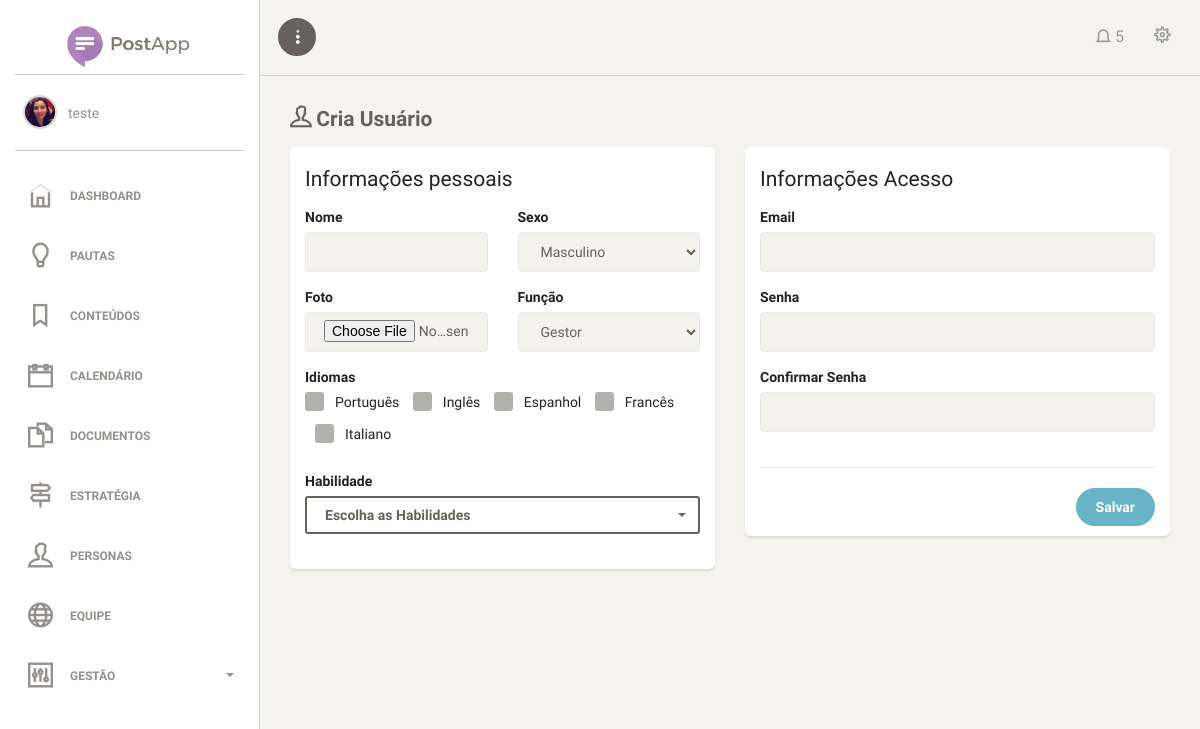
The app's page /view/adm/cria_usuario.php (signed in) with its own data.
### tables this page shows
CREATE TABLE `idiomas` (
  `id_idioma` int(11) NOT NULL,
  `nome_idioma` varchar(45) DEFAULT NULL
);

### model/stConexao.php (called while the page is built, shortened)
<?php
class Conexao {
    public static $instance;
    private static $user = USER;
    private static $pass = PASS;
    public static function getInstance() {
        try {
            if (!isset(self::$instance)) {
                self::$instance = new PDO('mysql:host=' . HOST . ';dbname=' . BANCO, self::$user, self::$pass, array(PDO::MYSQL_ATTR_INIT_COMMAND => "SET NAMES utf8"));
                self::$instance->setAttribute(PDO::ATTR_ERRMODE, PDO::ERRMODE_EXCEPTION);
                self::$instance->setAttribute(PDO::ATTR_ORACLE_NULLS, PDO::NULL_EMPTY_STRING);
            }
            return self::$instance;
        } catch (PDOException $ex) {
            echo '<h1>Erro interno de servidor. Por favor, entre em contato com um de nossos desenvolvedores.</h1>';
            echo '<br>email: contato@melhorcomprapocos.com.br';
            echo '<br>Erro'. $ex->getMessage();
            echo '<br>mysql:host=' . HOST . ';dbname=' . BANCO, self::$user, self::$pass, array(PDO::MYSQL_ATTR_INIT_COMMAND => "SET NAMES utf8");
            die();
        }
    }
}

### model/idiomas.php (called while the page is built, shortened)
<?php
require_once 'stConexao.php';
class idiomas {
	public static function getAllIdiomas() {
	 try {
		$stmt = Conexao::getInstance()->prepare("SELECT * FROM idiomas");
		$stmt->execute();
		$colunas = array();
		while ($row = $stmt->fetch(PDO::FETCH_OBJ)) {
			array_push($colunas, $row);
		}
		return $colunas;
		} catch(PDOException $ex) {
			return false;
		}
	}
}

### view/adm/cria_usuario.php (the view, shortened to what this page needs)
<?php
require_once '../../model/idiomas.php';
$idiomas = idiomas::getAllIdiomas();
?>
<html lang="pt-br">
    <head>
        <?php require_once './includes/header_imports.php'; ?>
    </head>
    <body>
        <div class="wrapper">
            <?php require_once './includes/side_bar.php'; ?>
            <div class="main-panel">
                <?php require_once './includes/menu_topo.php'; ?>
                <div class="content">
                    <div class="container-fluid">
                        <form action="../../controller/usuario/criar_usuario.php" enctype="multipart/form-data" method="POST">
                        <h4 class="title"><i class="ti-user"></i> Cria Usuário</h4>
                        <div class="row">
                            <div class="col-md-6">
                                <div class="card">
                                    <div class="card-header">
                                        <h4 class="card-title">
                                            Informações pessoais
                                        </h4>
                                    </div>
                                    <div class="card-content">
                                        <div class="row">
                                            <div class="col-md-6">
                                                <div class="form-group">
                                                    <label>Nome</label>
                                                    <input type="text" class="form-control border-input" name="nome_usuario">
                                                </div>
                                            </div>
                                            <div class="col-md-6">
                                                <div class="form-group">
                                                    <label>Sexo</label>
                                                    <select class="form-control border-input" name="sexo_usuario">
                                                        <option value="m">Masculino</option>
                                                    </select>
                                                </div>
                                            </div>
                                            <div class="col-md-6">
                                                <div class="form-group">
                                                    <label>Foto</label>
                                                    <input type="file" class="form-control" name="foto_usuario">
                                                </div>
                                            </div>
                                            <div class="col-md-6">
                                                <div class="form-group">
                                                    <label>Função</label>
                                                    <select class="form-control border-input" name="funcao_usuario">
                                                        <option value="0">Gestor</option>
                                                    </select>
                                                </div>
                                            </div>
                                            <div class="col-md-12">
                                                <div class="form-group">
                                                    <label class="block">Idiomas</label>
                                                    <?php foreach ($idiomas as $idioma): ?>
                                                        <div class="checkbox checkbox-inline">
                                                            <label for="checkIdioma<?= $idioma->id_idioma ?>">
                                                                <?= $idioma->nome_idioma ?>
                                                            </label>
                                                        </div>
                                                    <?php endforeach;?>
	                                            </div>
                                            </div>
                                            <div class="col-md-12">
                                                <div class="form-group">
                                                    <label>Habilidade</label>
                                                </div>
                                            </div>
                                        </div>
                                    </div>
                                </div>
                            </div>
                            <div class="col-md-6">
                                <div class="card">
                                    <div class="card-header">
                                        <h4 class="card-title">
                                            Informações Acesso
                                        </h4>
                                    </div>
                                    <div class="card-content">
                                        <div class="row">
                                            <div class="col-md-12">
                                                <div class="form-group">
                                                    <label>Email</label>
                                                    <input type="email" class="form-control border-input" name="email_usuario">
                                                </div>
                                            </div>
                                            <div class="col-md-12">
                                                <div class="form-group">
                                                    <label>Senha</label>
                                                    <input type="password" class="form-control border-input" name="senha_usuario">
                                                </div>
                                            </div>
                                            <div class="col-md-12">
                                                <div class="form-group">
                                                    <label>Confirmar Senha</label>
                                                    <input type="password" class="form-control border-input" name="confirmacao">
                                                </div>
                                            </div>
                                        </div>
                                        <hr>
                                        <div class="row">
                                            <div class="col-md-12">
                                                <button type="submit" class="btn btn-fill btn-info pull-right">Salvar</button>
                                            </div>
                                        </div>
                                    </div>
                                </div>
                            </div>
                        </div>
                        </form>
                    </div>
                </div>
            </div>
        </div>
    </body>
</html>

### view/adm/assets/css/custom.css (style rules this page uses)
h4.title { margin-top: 0; }
.block { display: block !important; }

### records on screen
idiomas: nome_idioma "Português"
idiomas: nome_idioma "Inglês"
idiomas: nome_idioma "Espanhol"
idiomas: nome_idioma "Francês"
idiomas: nome_idioma "Italiano"

### other values on screen
$_SESSION['nome_usuario'] "teste"
